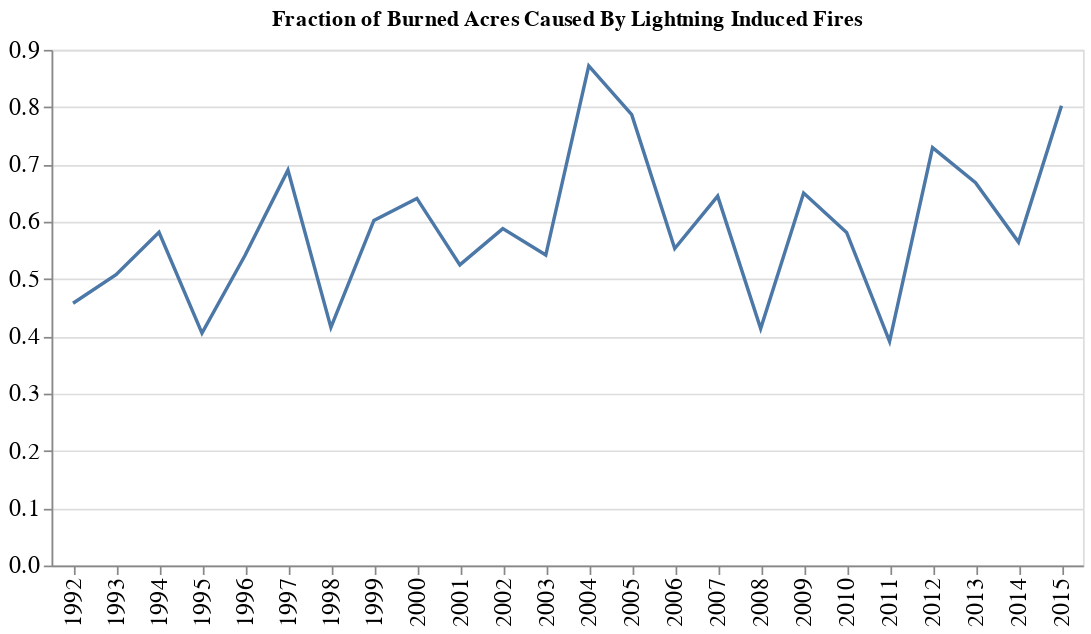

The cell this chart's notebook holds for it:
### Code cell
frac_by_lightning = (fires.query('STAT_CAUSE_DESCR=="Lightning"').groupby(['FIRE_YEAR']).FIRE_SIZE.sum() / acres_by_year.set_index('FIRE_YEAR').Acres)

frac_by_lightning.name = 'frac_acres_lightning' 

frac_by_lightning = pd.DataFrame(frac_by_lightning).reset_index() 

alt.Chart(frac_by_lightning).mark_line().encode(
    alt.X('FIRE_YEAR:N', title=None), 
    alt.Y('frac_acres_lightning', title=None), 
).properties(
    title =f'Fraction of Burned Acres Caused By Lightning Induced Fires',
    width= 600, 
    height=300
).configure_axis(
     labelFontSize=14,
    titleFontSize=14
)

### Figure 1 — Vega-Lite specification as saved in the notebook (floating-point values rounded to 4 significant figures)
{"config": {"view": {"continuousWidth": 300, "continuousHeight": 300}, "axis": {"labelFontSize": 14, "titleFontSize": 14}}, "data": {"name": "data-2b15e215c13d15a666082aa615ecaa02"}, "mark": {"type": "line"}, "encoding": {"x": {"field": "FIRE_YEAR", "title": null, "type": "nominal"}, "y": {"field": "frac_acres_lightning", "title": null, "type": "quantitative"}}, "height": 300, "title": "Fraction of Burned Acres Caused By Lightning Induced Fires", "width": 600, "$schema": "https://vega.github.io/schema/vega-lite/v5.14.1.json", "datasets": {"data-2b15e215c13d15a666082aa615ecaa02": [{"FIRE_YEAR": 1992, "frac_acres_lightning": 0.4578}, {"FIRE_YEAR": 1993, "frac_acres_lightning": 0.5075}, {"FIRE_YEAR": 1994, "frac_acres_lightning": 0.5815}, {"FIRE_YEAR": 1995, "frac_acres_lightning": 0.4056}, {"FIRE_YEAR": 1996, "frac_acres_lightning": 0.5411}, {"FIRE_YEAR": 1997, "frac_acres_lightning": 0.6901}, {"FIRE_YEAR": 1998, "frac_acres_lightning": 0.4157}, {"FIRE_YEAR": 1999, "frac_acres_lightning": 0.6023}, {"FIRE_YEAR": 2000, "frac_acres_lightning": 0.6408}, {"FIRE_YEAR": 2001, "frac_acres_lightning": 0.5248}, {"FIRE_YEAR": 2002, "frac_acres_lightning": 0.5881}, {"FIRE_YEAR": 2003, "frac_acres_lightning": 0.5419}, {"FIRE_YEAR": 2004, "frac_acres_lightning": 0.872}, {"FIRE_YEAR": 2005, "frac_acres_lightning": 0.7868}, {"FIRE_YEAR": 2006, "frac_acres_lightning": 0.5532}, {"FIRE_YEAR": 2007, "frac_acres_lightning": 0.6447}, {"FIRE_YEAR": 2008, "frac_acres_lightning": 0.4136}, {"FIRE_YEAR": 2009, "frac_acres_lightning": 0.6501}, {"FIRE_YEAR": 2010, "frac_acres_lightning": 0.5813}, {"FIRE_YEAR": 2011, "frac_acres_lightning": 0.3912}, {"FIRE_YEAR": 2012, "frac_acres_lightning": 0.7292}, {"FIRE_YEAR": 2013, "frac_acres_lightning": 0.6683}, {"FIRE_YEAR": 2014, "frac_acres_lightning": 0.5644}, {"FIRE_YEAR": 2015, "frac_acres_lightning": 0.8023}]}}
